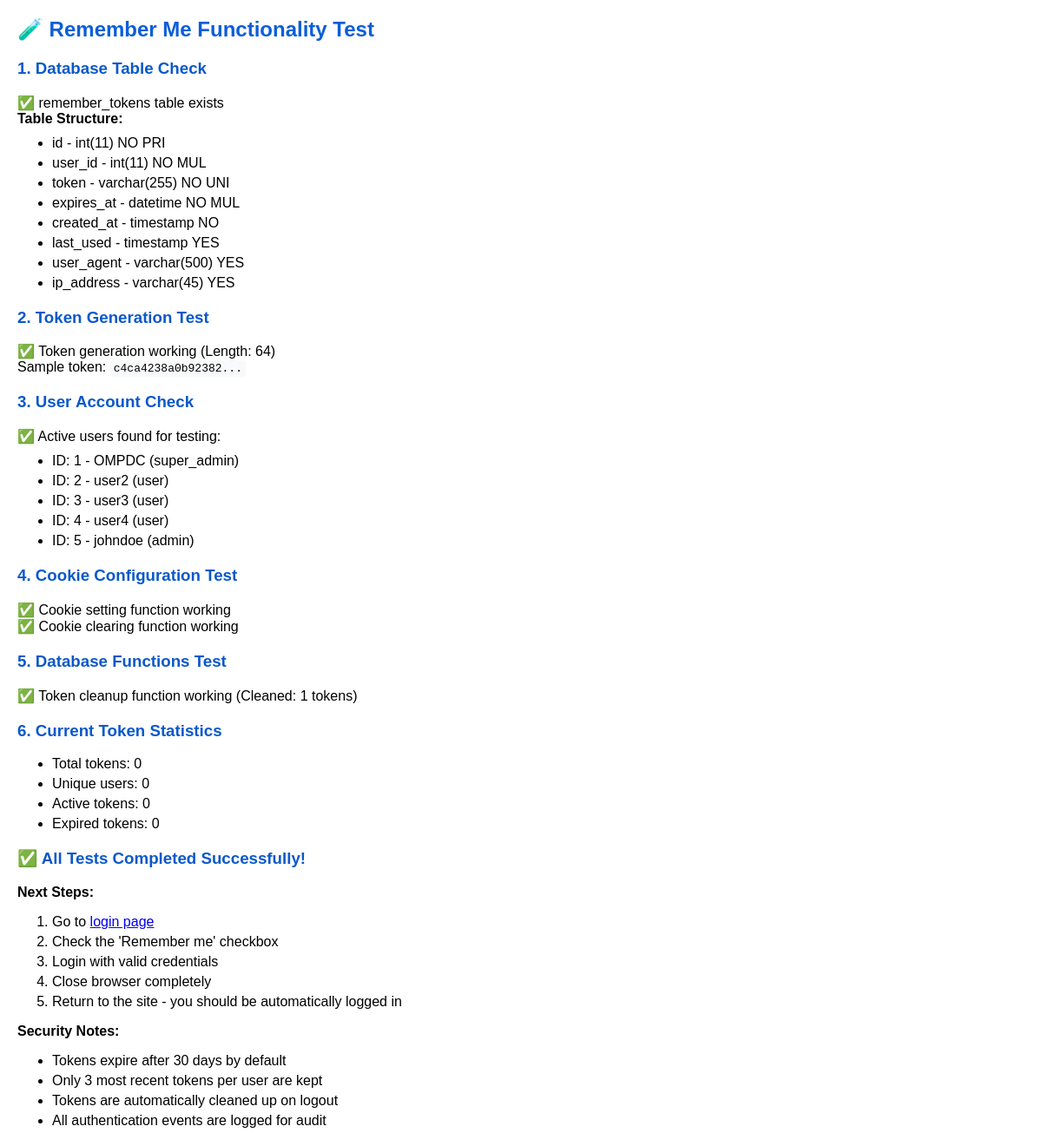
Before: /test_remember_me.php with the older database file.
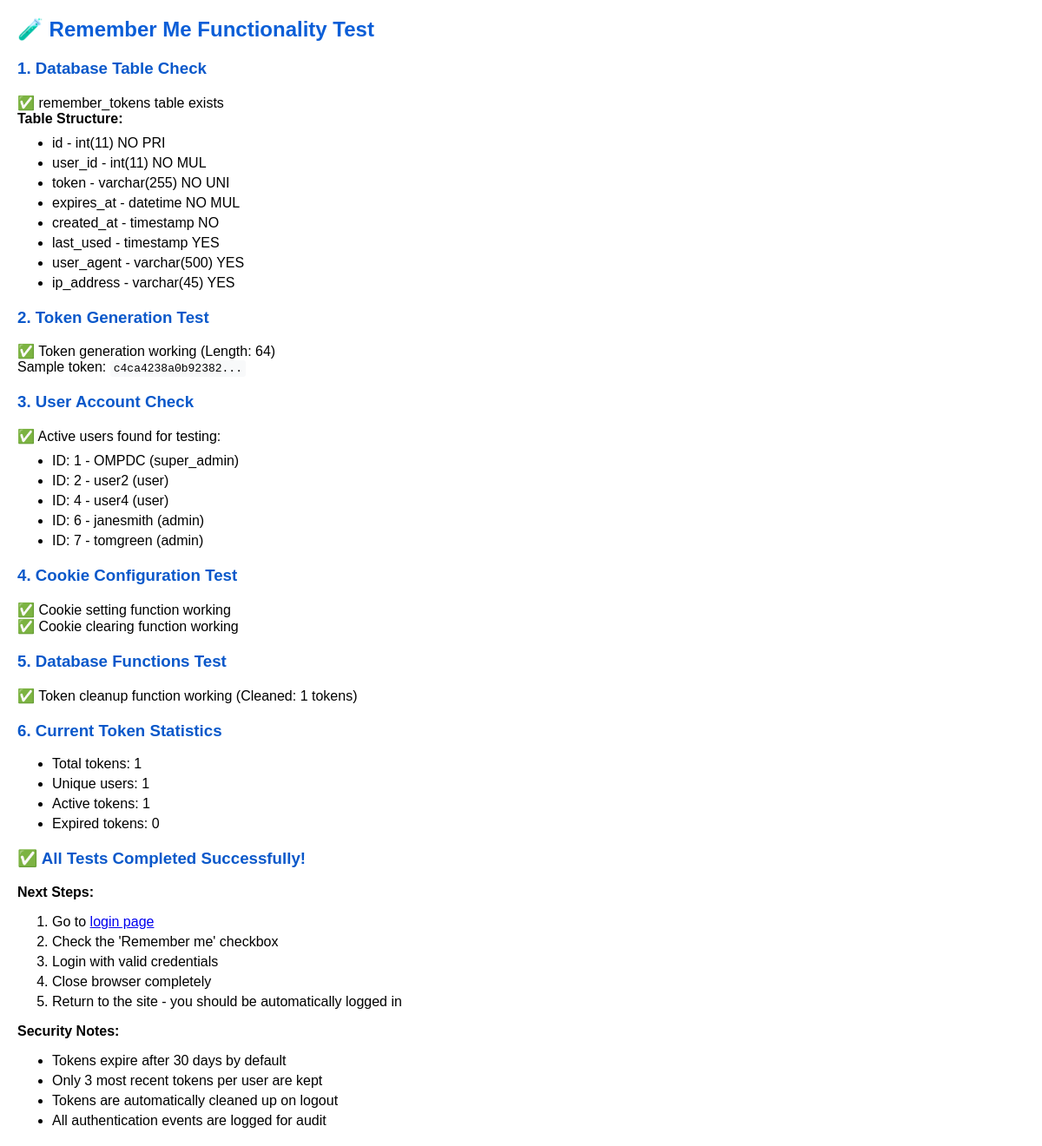
After: the same page with the newer database file.
### tables this page shows
CREATE TABLE `users` (
  `id` int(11) NOT NULL,
  `username` varchar(50) NOT NULL,
  `fullname` varchar(100) NOT NULL,
  `email` varchar(100) NOT NULL,
  `password` varchar(255) NOT NULL,
  `role` enum('super_admin','admin','user','office_user','office_admin') NOT NULL DEFAULT 'user',
  `status` enum('active','inactive','deleted') NOT NULL DEFAULT 'active',
  `created_at` timestamp NOT NULL DEFAULT current_timestamp(),
  `reset_token` varchar(255) DEFAULT NULL,
  `reset_token_expiry` datetime DEFAULT NULL,
  `office_id` int(11) DEFAULT NULL,
  `profile_picture` varchar(255) DEFAULT 'default_profile.png',
  `session_timeout` int(11) DEFAULT 1800
);

### includes/remember_me_helper.php (called while the page is built, shortened)
<?php
function generateRememberToken() {
    return bin2hex(random_bytes(32));
}
function cleanupExpiredTokens($conn) {
    try {
        $stmt = $conn->prepare("DELETE FROM remember_tokens WHERE expires_at < NOW()");
        $stmt->execute();
        $affected_rows = $stmt->affected_rows;
        return $affected_rows;
    } catch (Exception $e) {
        error_log("Token cleanup failed: " . $e->getMessage());
        return 0;
    }
}
function setRememberCookie($token, $days_valid = 30) {
    $expire_time = time() + ($days_valid * 24 * 60 * 60);
    return setcookie('remember_token', $token, [
        'expires' => $expire_time,
        'path' => '/',
        'secure' => isset($_SERVER['HTTPS']),
        'httponly' => true,
        'samesite' => 'Strict'
    ]);
}
?>

### test_remember_me.php (the view, shortened to what this page needs)
<?php
require_once 'connect.php';
require_once 'includes/remember_me_helper.php';
echo "<h2>🧪 Remember Me Functionality Test</h2>";
try {
    echo "<h3>1. Database Table Check</h3>";
    $result = $conn->query("SHOW TABLES LIKE 'remember_tokens'");
    if ($result->num_rows > 0) {
        echo "✅ remember_tokens table exists<br>";
        $structure = $conn->query("DESCRIBE remember_tokens");
        echo "<strong>Table Structure:</strong><br>";
        echo "<ul>";
        while ($row = $structure->fetch_assoc()) {
            echo "<li>{$row['Field']} - {$row['Type']} {$row['Null']} {$row['Key']}</li>";
        }
        echo "</ul>";
    } else {
        echo "❌ remember_tokens table does not exist<br>";
        echo "Run: <code>php setup_remember_me.php</code><br>";
    }
    echo "<h3>2. Token Generation Test</h3>";
    $test_token = generateRememberToken();
    if (strlen($test_token) === 64) {
        echo "✅ Token generation working (Length: " . strlen($test_token) . ")<br>";
        echo "Sample token: <code>" . substr($test_token, 0, 16) . "...</code><br>";
    } else {
        echo "❌ Token generation failed<br>";
    }
    echo "<h3>3. User Account Check</h3>";
    $users_result = $conn->query("SELECT id, username, role, status FROM users WHERE status = 'active' LIMIT 5");
    if ($users_result->num_rows > 0) {
        echo "✅ Active users found for testing:<br>";
        echo "<ul>";
        while ($user = $users_result->fetch_assoc()) {
            echo "<li>ID: {$user['id']} - {$user['username']} ({$user['role']})</li>";
        }
        echo "</ul>";
    } else {
        echo "❌ No active users found<br>";
    }
    echo "<h3>4. Cookie Configuration Test</h3>";
    $cookie_test = setRememberCookie("test_token_123", 1);
    if ($cookie_test) {
        echo "✅ Cookie setting function working<br>";
        echo "✅ Cookie clearing function working<br>";
    } else {
        echo "❌ Cookie functions not working<br>";
    }
    echo "<h3>5. Database Functions Test</h3>";
    $cleanup_count = cleanupExpiredTokens($conn);
    echo "✅ Token cleanup function working (Cleaned: {$cleanup_count} tokens)<br>";
    echo "<h3>6. Current Token Statistics</h3>";
    $stats_query = "SELECT
        COUNT(*) as total_tokens,
        COUNT(DISTINCT user_id) as unique_users,
        COUNT(CASE WHEN expires_at > NOW() THEN 1 END) as active_tokens,
        COUNT(CASE WHEN expires_at <= NOW() THEN 1 END) as expired_tokens
        FROM remember_tokens";
    $stats_result = $conn->query($stats_query);
    if ($stats_result) {
        $stats = $stats_result->fetch_assoc();
        echo "<ul>";
        echo "<li>Total tokens: {$stats['total_tokens']}</li>";
        echo "<li>Unique users: {$stats['unique_users']}</li>";
        echo "<li>Active tokens: {$stats['active_tokens']}</li>";
        echo "<li>Expired tokens: {$stats['expired_tokens']}</li>";
        echo "</ul>";
    }
    echo "<h3>✅ All Tests Completed Successfully!</h3>";
    echo "<p><strong>Next Steps:</strong></p>";
    echo "<ol>";
    echo "<li>Go to <a href='index.php'>login page</a></li>";
    echo "<li>Check the 'Remember me' checkbox</li>";
    echo "<li>Login with valid credentials</li>";
    echo "<li>Close browser completely</li>";
    echo "<li>Return to the site - you should be automatically logged in</li>";
    echo "</ol>";
    echo "<p><strong>Security Notes:</strong></p>";
    echo "<ul>";
    echo "<li>Tokens expire after 30 days by default</li>";
    echo "<li>Only 3 most recent tokens per user are kept</li>";
    echo "<li>Tokens are automatically cleaned up on logout</li>";
    echo "<li>All authentication events are logged for audit</li>";
    echo "</ul>";
} catch (Exception $e) {
    echo "<h3>❌ Test Failed</h3>";
    echo "<p>Error: " . htmlspecialchars($e->getMessage()) . "</p>";
}
?>

Changed rows visible on the page:
removed users: id "3", username "user3", role "user"
no longer on this page (row edited): users: id "5", username "johndoe", role "admin"
now on this page (row unchanged): users: id "6", username "janesmith", role "admin"
now on this page (row unchanged): users: id "7", username "tomgreen", role "admin"
Other visible differences:
$stats['total_tokens']: "0" → "1"
$stats['unique_users']: "0" → "1"
$stats['active_tokens']: "0" → "1"
